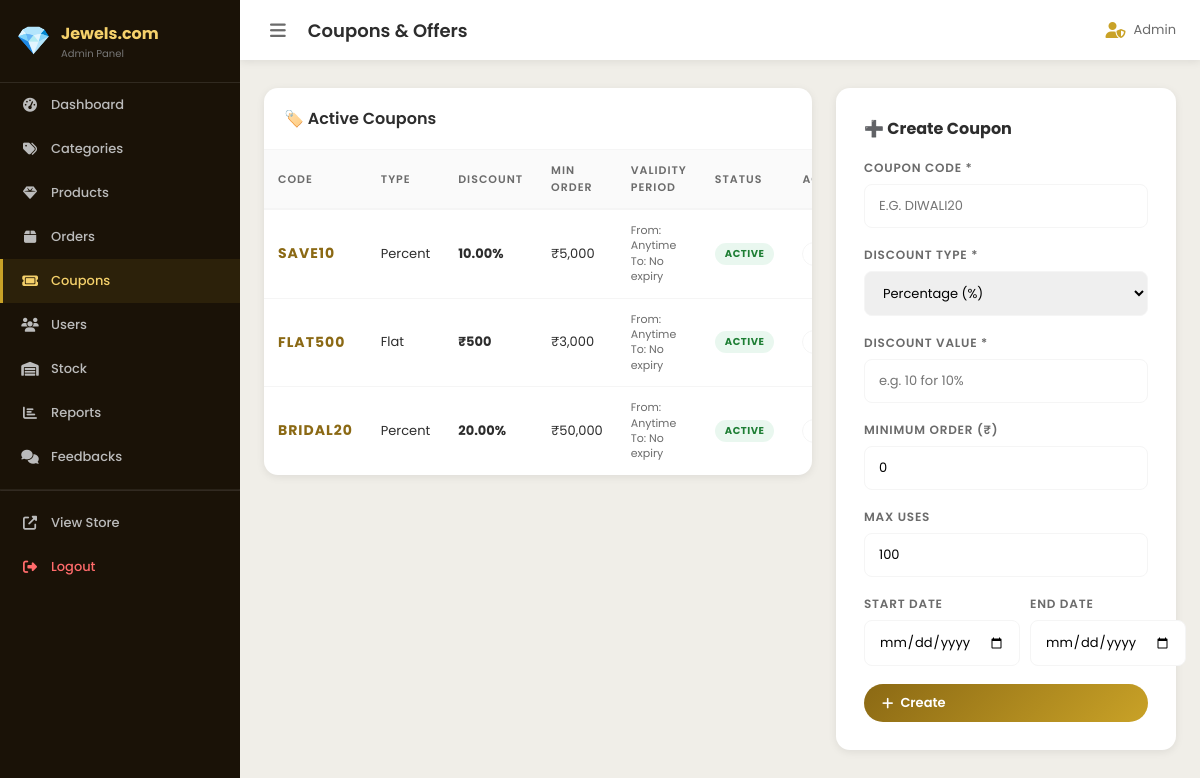
/admin/coupons.php (signed in), run on the app's committed database.
### tables this page shows
CREATE TABLE IF NOT EXISTS coupons (
  id INT AUTO_INCREMENT PRIMARY KEY,
  code VARCHAR(50) NOT NULL UNIQUE,
  start_date DATE,
  end_date DATE,
  type ENUM('percent','flat') DEFAULT 'percent',
  discount DECIMAL(10,2) NOT NULL,
  min_order DECIMAL(10,2) DEFAULT 0,
  max_uses INT DEFAULT 100,
  used_count INT DEFAULT 0,
  expiry DATE,
  is_active TINYINT(1) DEFAULT 1,
  created_at TIMESTAMP DEFAULT CURRENT_TIMESTAMP
);

### includes/functions.php (called while the page is built, shortened)
<?php
function safeHtml($str) {
    return htmlspecialchars((string)$str, ENT_QUOTES, 'UTF-8');
}

### admin/coupons.php (the view, shortened to what this page needs)
<?php
require_once '../includes/functions.php';
require_once 'includes/auth.php';
$editCoupon = null;
$coupons = $pdo->query("SELECT * FROM coupons ORDER BY created_at DESC")->fetchAll();
include 'includes/header.php';
?>
<div style="display:grid;grid-template-columns:1fr 340px;gap:24px;align-items:start;">
  <div class="admin-table-wrap">
    <div class="admin-table-head"><h3>🏷️ Active Coupons</h3></div>
    <table>
      <thead><tr><th>Code</th><th>Type</th><th>Discount</th><th>Min Order</th><th>Validity Period</th><th>Status</th><th>Action</th></tr></thead>
      <tbody>
        <?php foreach ($coupons as $c): ?>
        <tr>
          <td><strong style="color:var(--gold-dark);font-size:14px;letter-spacing:1px;"><?= safeHtml($c['code']) ?></strong></td>
          <td><?= ucfirst($c['type']) ?></td>
          <td><strong><?= $c['type']==='percent' ? $c['discount'].'%' : '₹'.number_format($c['discount']) ?></strong></td>
          <td>₹<?= number_format($c['min_order']) ?></td>
          <td style="font-size:11px; line-height:1.4;">
            <div style="color:var(--gray);">From: <?= $c['start_date'] ? date('d M Y',strtotime($c['start_date'])) : 'Anytime' ?></div>
            <div style="color:var(--gray);">To: <?= $c['end_date'] ? date('d M Y',strtotime($c['end_date'])) : 'No expiry' ?></div>
          </td>
          <td><span class="badge <?= $c['is_active']?'badge-green':'badge-red' ?>"><?= $c['is_active']?'Active':'Inactive' ?></span></td>
          <td style="white-space:nowrap;">
            <a href="coupons.php?edit=<?= $c['id'] ?>" class="btn btn-sm btn-outline"><i class="fas fa-edit"></i></a>
          </td>
        </tr>
        <?php endforeach; ?>
      </tbody>
    </table>
  </div>
  <div class="admin-form">
    <h3 style="font-size:16px;font-weight:700;color:var(--charcoal);margin-bottom:18px;">
        <?= $editCoupon ? '📝 Edit Coupon' : '➕ Create Coupon' ?>
    </h3>
    <form method="POST">
      <div class="form-group"><label>Coupon Code *</label><input type="text" name="code" value="<?= $editCoupon ? safeHtml($editCoupon['code']) : '' ?>" required placeholder="e.g. DIWALI20" style="text-transform:uppercase;"/></div>
      <div class="form-group">
        <label>Discount Type *</label>
        <select name="type">
          <option value="percent" <?= ($editCoupon && $editCoupon['type']==='percent') ? 'selected' : '' ?>>Percentage (%)</option>
        </select>
      </div>
      <div class="form-group"><label>Discount Value *</label><input type="number" name="discount" value="<?= $editCoupon ? $editCoupon['discount'] : '' ?>" step="0.01" required placeholder="e.g. 10 for 10%"/></div>
      <div class="form-group"><label>Minimum Order (₹)</label><input type="number" name="min_order" value="<?= $editCoupon ? $editCoupon['min_order'] : '0' ?>" step="0.01"/></div>
      <div class="form-group"><label>Max Uses</label><input type="number" name="max_uses" value="<?= $editCoupon ? $editCoupon['max_uses'] : '100' ?>"/></div>
      <div class="form-row" style="display:grid; grid-template-columns:1fr 1fr; gap:10px;">
          <div class="form-group"><label>Start Date</label><input type="date" name="start_date" value="<?= $editCoupon ? $editCoupon['start_date'] : '' ?>"/></div>
          <div class="form-group"><label>End Date</label><input type="date" name="end_date" value="<?= $editCoupon ? $editCoupon['end_date'] : '' ?>"/></div>
      </div>
      <div style="display:flex; gap:10px;">
          <button type="submit" class="btn btn-gold" style="flex:1;"><i class="fas <?= $editCoupon ? 'fa-save' : 'fa-plus' ?>"></i> <?= $editCoupon ? 'Update' : 'Create' ?></button>
      </div>
    </form>
  </div>
</div>
<?php include 'includes/footer.php'; ?>

### css/admin.css (style rules this page uses)
:root { --gold: #C9A227; --gold-light: #F5D16B; --gold-dark: #8B6914; --sidebar-bg: #1A1207; --sidebar-w: 240px; --white: #fff; --gray-light: #F5F5F5; --gray: #6B6B6B; --charcoal: #2D2D2D; --red: #e74c3c; --green: #27AE60; --blue: #2980b9; --shadow-sm: 0 2px 8px rgba(0,0,0,0.08); --shadow-md: 0 8px 24px rgba(0,0,0,0.12); --radius-sm: 8px; --radius-md: 14px; --font: 'Poppins', sans-serif; }
*, *::before, *::after { box-sizing: border-box; margin: 0; padding: 0; }
body { font-family: var(--font); background: #F0EEE8; min-height: 100vh; }
a { color: inherit; text-decoration: none; }
button { cursor: pointer; border: none; font-family: var(--font); }
input, select, textarea { font-family: var(--font); }
.admin-body { display: flex; }
.admin-table-wrap { background: var(--white); border-radius: var(--radius-md); box-shadow: var(--shadow-sm); overflow: hidden; }
.admin-table-head { padding: 18px 20px; display: flex; align-items: center; justify-content: space-between; flex-wrap: wrap; gap: 10px; border-bottom: 1px solid var(--gray-light); }
.admin-table-head h3 { font-size: 16px; font-weight: 600; color: var(--charcoal); }
table { width: 100%; border-collapse: collapse; }
th { background: #FAFAFA; padding: 12px 14px; font-size: 11px; font-weight: 600; text-align: left; color: var(--gray); text-transform: uppercase; letter-spacing: 1px; border-bottom: 2px solid var(--gray-light); }
td { padding: 13px 14px; font-size: 13px; color: var(--charcoal); border-bottom: 1px solid var(--gray-light); }
tr:last-child td { border-bottom: none; }
.badge { display: inline-block; padding: 3px 10px; border-radius: 50px; font-size: 10px; font-weight: 700; text-transform: uppercase; letter-spacing: 0.5px; }
.badge-green { background: rgba(39,174,96,0.1); color: #1e7e34; }
.btn { display: inline-flex; align-items: center; gap: 7px; padding: 9px 18px; border-radius: 50px; font-size: 13px; font-weight: 600; transition: all 0.2s; border: none; }
.btn-gold { background: linear-gradient(135deg, var(--gold-dark), var(--gold)); color: #fff; }
.btn-sm { padding: 5px 12px; font-size: 12px; border-radius: 20px; }
.btn-outline { background: transparent; border: 1.5px solid var(--gray-light); color: var(--charcoal); }
.admin-form { background: var(--white); border-radius: var(--radius-md); padding: 28px; box-shadow: var(--shadow-sm); }
.form-group { margin-bottom: 18px; }
.form-group label { display: block; font-size: 12px; font-weight: 600; color: var(--gray); text-transform: uppercase; letter-spacing: 0.8px; margin-bottom: 7px; }
.form-group input, .form-group select, .form-group textarea { width: 100%; padding: 11px 14px; border: 1.5px solid var(--gray-light); border-radius: var(--radius-sm); font-size: 13px; outline: none; transition: border-color 0.2s, box-shadow 0.2s; }
.form-row { display: grid; grid-template-columns: 1fr 1fr; gap: 16px; }

### data on the page
coupons: code "SAVE10", type "Percent", discount "10.00", min_order "5,000", shows "Anytime", shows "No expiry", is_active "ACTIVE"
coupons: code "FLAT500", type "Flat", discount "500", min_order "3,000", shows "Anytime", shows "No expiry", is_active "ACTIVE"
coupons: code "BRIDAL20", type "Percent", discount "20.00", min_order "50,000", shows "Anytime", shows "No expiry", is_active "ACTIVE"

### other printed values
$adminTitle "Coupons & Offers"
safeHtml($_SESSION['admin_name'] ?? 'Admin') "Admin"
